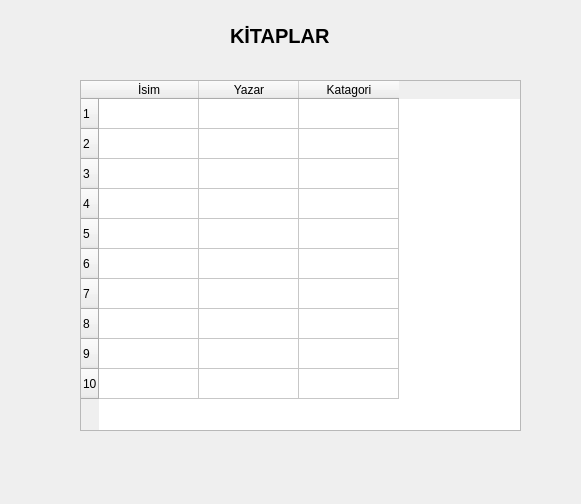
<?xml version="1.0" encoding="UTF-8"?>
<ui version="4.0">
 <class>Form</class>
 <widget class="QWidget" name="Form">
  <property name="geometry">
   <rect>
    <x>0</x>
    <y>0</y>
    <width>581</width>
    <height>504</height>
   </rect>
  </property>
  <property name="windowTitle">
   <string>Form</string>
  </property>
  <widget class="QTableWidget" name="tableWidget">
   <property name="geometry">
    <rect>
     <x>80</x>
     <y>80</y>
     <width>441</width>
     <height>351</height>
    </rect>
   </property>
   <row>
    <property name="text">
     <string>1</string>
    </property>
   </row>
   <row>
    <property name="text">
     <string>2</string>
    </property>
   </row>
   <row>
    <property name="text">
     <string>3</string>
    </property>
   </row>
   <row>
    <property name="text">
     <string>4</string>
    </property>
   </row>
   <row>
    <property name="text">
     <string>5</string>
    </property>
   </row>
   <row>
    <property name="text">
     <string>6</string>
    </property>
   </row>
   <row>
    <property name="text">
     <string>7</string>
    </property>
   </row>
   <row>
    <property name="text">
     <string>8</string>
    </property>
   </row>
   <row>
    <property name="text">
     <string>9</string>
    </property>
   </row>
   <row>
    <property name="text">
     <string>10</string>
    </property>
   </row>
   <column>
    <property name="text">
     <string>İsim</string>
    </property>
   </column>
   <column>
    <property name="text">
     <string>Yazar</string>
    </property>
   </column>
   <column>
    <property name="text">
     <string>Katagori</string>
    </property>
   </column>
  </widget>
  <widget class="QLabel" name="label">
   <property name="geometry">
    <rect>
     <x>230</x>
     <y>20</y>
     <width>161</width>
     <height>31</height>
    </rect>
   </property>
   <property name="font">
    <font>
     <pointsize>15</pointsize>
     <weight>75</weight>
     <bold>true</bold>
    </font>
   </property>
   <property name="text">
    <string>KİTAPLAR</string>
   </property>
  </widget>
 </widget>
 <resources/>
 <connections/>
</ui>
